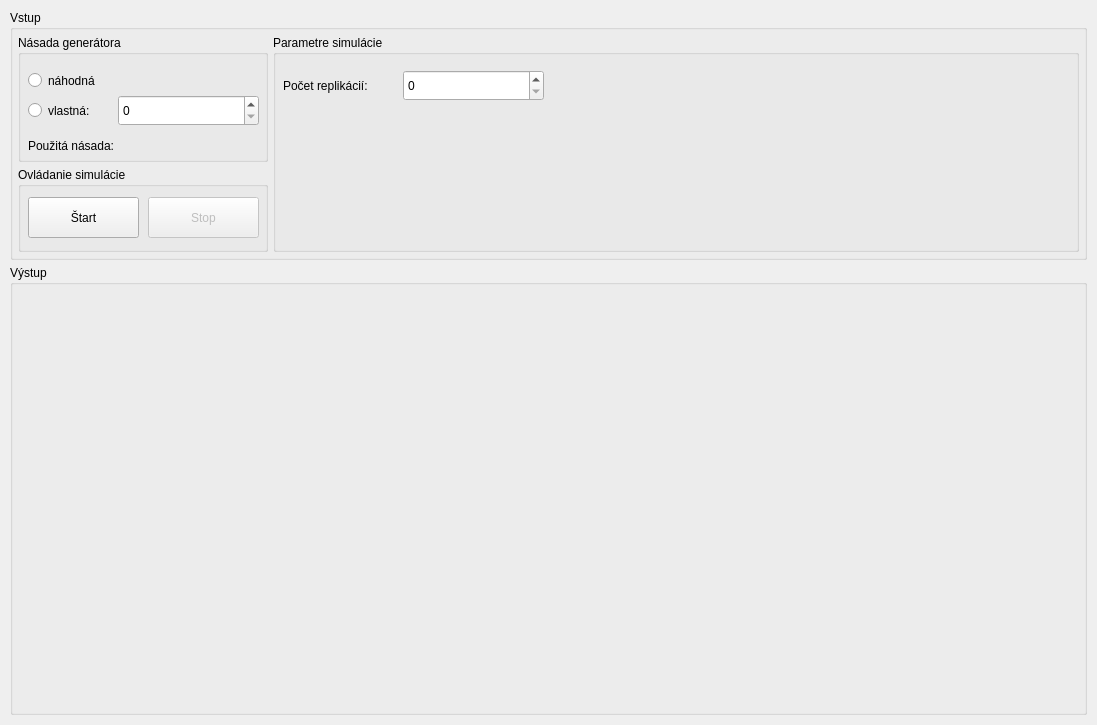
<?xml version="1.0" encoding="UTF-8"?>
<ui version="4.0">
 <class>MainWindow</class>
 <widget class="QMainWindow" name="MainWindow">
  <property name="geometry">
   <rect>
    <x>0</x>
    <y>0</y>
    <width>1097</width>
    <height>725</height>
   </rect>
  </property>
  <property name="windowTitle">
   <string>MainWindow</string>
  </property>
  <widget class="QWidget" name="centralWidget">
   <layout class="QGridLayout" name="gridLayout" rowstretch="1,2" rowminimumheight="150,300" columnminimumwidth="0">
    <property name="leftMargin">
     <number>10</number>
    </property>
    <property name="topMargin">
     <number>10</number>
    </property>
    <property name="rightMargin">
     <number>10</number>
    </property>
    <property name="bottomMargin">
     <number>10</number>
    </property>
    <property name="horizontalSpacing">
     <number>10</number>
    </property>
    <property name="verticalSpacing">
     <number>5</number>
    </property>
    <item row="0" column="0">
     <widget class="QGroupBox" name="groupBoxInput">
      <property name="sizePolicy">
       <sizepolicy hsizetype="Preferred" vsizetype="Fixed">
        <horstretch>0</horstretch>
        <verstretch>0</verstretch>
       </sizepolicy>
      </property>
      <property name="minimumSize">
       <size>
        <width>0</width>
        <height>250</height>
       </size>
      </property>
      <property name="title">
       <string>Vstup</string>
      </property>
      <layout class="QGridLayout" name="gridLayout_2" rowstretch="3,2" columnstretch="1,3">
       <property name="leftMargin">
        <number>5</number>
       </property>
       <property name="topMargin">
        <number>5</number>
       </property>
       <property name="rightMargin">
        <number>5</number>
       </property>
       <property name="bottomMargin">
        <number>5</number>
       </property>
       <property name="spacing">
        <number>5</number>
       </property>
       <item row="0" column="0">
        <widget class="QGroupBox" name="groupBoxSeed">
         <property name="sizePolicy">
          <sizepolicy hsizetype="Fixed" vsizetype="Preferred">
           <horstretch>0</horstretch>
           <verstretch>0</verstretch>
          </sizepolicy>
         </property>
         <property name="minimumSize">
          <size>
           <width>250</width>
           <height>0</height>
          </size>
         </property>
         <property name="title">
          <string>Násada generátora</string>
         </property>
         <widget class="QRadioButton" name="radioButtonRandomSeed">
          <property name="geometry">
           <rect>
            <x>10</x>
            <y>30</y>
            <width>91</width>
            <height>31</height>
           </rect>
          </property>
          <property name="text">
           <string>náhodná</string>
          </property>
         </widget>
         <widget class="QRadioButton" name="radioButtonCustomSeed">
          <property name="geometry">
           <rect>
            <x>10</x>
            <y>60</y>
            <width>91</width>
            <height>31</height>
           </rect>
          </property>
          <property name="text">
           <string>vlastná:</string>
          </property>
         </widget>
         <widget class="QSpinBox" name="spinBox">
          <property name="geometry">
           <rect>
            <x>100</x>
            <y>60</y>
            <width>141</width>
            <height>31</height>
           </rect>
          </property>
         </widget>
         <widget class="QLabel" name="labelUsedSeed">
          <property name="geometry">
           <rect>
            <x>10</x>
            <y>100</y>
            <width>121</width>
            <height>21</height>
           </rect>
          </property>
          <property name="text">
           <string>Použitá násada:</string>
          </property>
         </widget>
         <widget class="QLabel" name="labelUsedSeedValue">
          <property name="geometry">
           <rect>
            <x>130</x>
            <y>100</y>
            <width>111</width>
            <height>21</height>
           </rect>
          </property>
          <property name="text">
           <string/>
          </property>
         </widget>
        </widget>
       </item>
       <item row="0" column="1" rowspan="2">
        <widget class="QGroupBox" name="groupBoxParameters">
         <property name="title">
          <string>Parametre simulácie</string>
         </property>
         <widget class="QLabel" name="label">
          <property name="geometry">
           <rect>
            <x>10</x>
            <y>40</y>
            <width>121</width>
            <height>21</height>
           </rect>
          </property>
          <property name="text">
           <string>Počet replikácií:</string>
          </property>
         </widget>
         <widget class="QSpinBox" name="spinBox_2">
          <property name="geometry">
           <rect>
            <x>130</x>
            <y>35</y>
            <width>141</width>
            <height>31</height>
           </rect>
          </property>
         </widget>
        </widget>
       </item>
       <item row="1" column="0">
        <widget class="QGroupBox" name="groupBoxSimulationControl">
         <property name="title">
          <string>Ovládanie simulácie</string>
         </property>
         <widget class="QPushButton" name="pushButtonStartSimulation">
          <property name="geometry">
           <rect>
            <x>10</x>
            <y>30</y>
            <width>111</width>
            <height>41</height>
           </rect>
          </property>
          <property name="text">
           <string>Štart</string>
          </property>
         </widget>
         <widget class="QPushButton" name="pushButtonStopSimulation">
          <property name="enabled">
           <bool>false</bool>
          </property>
          <property name="geometry">
           <rect>
            <x>130</x>
            <y>30</y>
            <width>111</width>
            <height>41</height>
           </rect>
          </property>
          <property name="text">
           <string>Stop</string>
          </property>
         </widget>
        </widget>
       </item>
      </layout>
     </widget>
    </item>
    <item row="1" column="0">
     <widget class="QGroupBox" name="groupBoxOutput">
      <property name="title">
       <string>Výstup</string>
      </property>
      <layout class="QHBoxLayout" name="horizontalLayout">
       <item>
        <widget class="QCustomPlot" name="widget" native="true"/>
       </item>
      </layout>
     </widget>
    </item>
   </layout>
  </widget>
 </widget>
 <layoutdefault spacing="6" margin="11"/>
 <customwidgets>
  <customwidget>
   <class>QCustomPlot</class>
   <extends>QWidget</extends>
   <header location="global">qcustomplot.h</header>
   <container>1</container>
  </customwidget>
 </customwidgets>
 <resources/>
 <connections/>
</ui>
